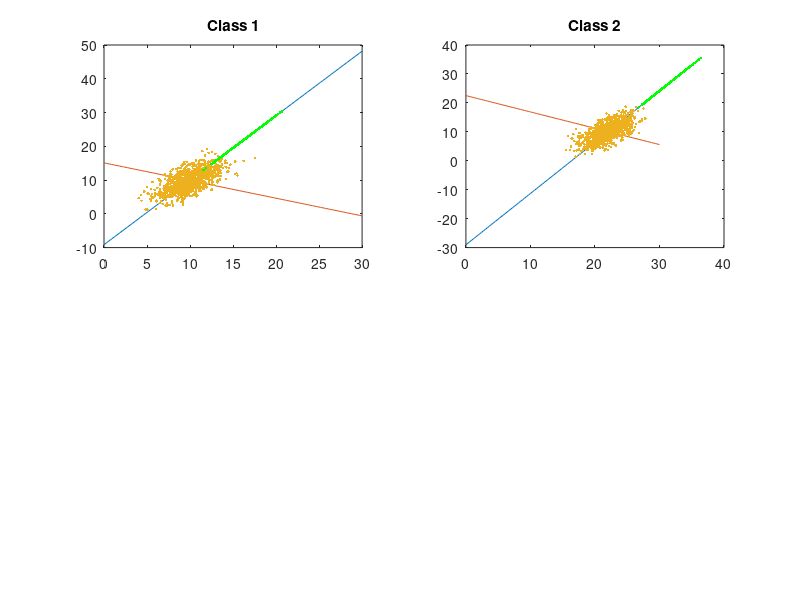

MATLAB code to generate this figure:
% setting given MU and SIGMA
MU1 = [10; 10];
MU2 = [22; 10];
SIGMA = [4, 4; 4, 9];

% computing classes
C1 = mvnrnd(MU1, SIGMA, 1000);
C2 = mvnrnd(MU2, SIGMA, 1000);

% computing PCAs
PCA1 = pca(C1);
PCA2 = pca(C2);

C1Mean = mean(C1)
C2Mean = mean(C2)

xt = linspace(0, 30);
a1 = PCA1(2, 1) / PCA1(1, 1);
b1 = PCA1(2, 2) / PCA1(1, 2);

a2 = PCA2(2, 1) / PCA2(1, 1);
b2 = PCA2(2, 2) / PCA2(1, 2);


subplot(2, 2, 1), plot(xt, (a1 * (xt - C1Mean(1)) ) + C1Mean(2) , xt, ( b1 * (xt - C1Mean(1)) ) + C1Mean(2));
title('Class 1');
hold on
subplot(2, 2, 1), plot(C1(:, 1), C1(:, 2), '.');

subplot(2, 2, 2), plot(xt, (a2 * (xt - C2Mean(1)) ) + C2Mean(2) , xt, ( b2 * (xt - C2Mean(1)) ) + C2Mean(2));
title('Class 2');
hold on
subplot(2, 2, 2), plot(C2(:, 1), C2(:, 2), '.');

% project data on the PCA line
innerDot1 = zeros(1, 1000);
innerDot2 = zeros(1, 1000);

for i=1:1000
    innerDot1(i) = dot(C1(i, :), PCA1(:, 1));
    innerDot2(i) = dot(C2(i, :), PCA2(:, 1));
end

projected1 = innerDot1' * PCA1(:, 1)';
projected2 = innerDot2' * PCA2(:, 1)';

hold on
subplot(2, 2, 1), plot(projected1(:, 1) + C1Mean(1) , projected1(:, 2) + C1Mean(2) , 'g.');
hold on
subplot(2, 2, 2), plot(projected2(:, 1) + C2Mean(1) , projected2(:, 2) + C2Mean(2) , 'g.');

